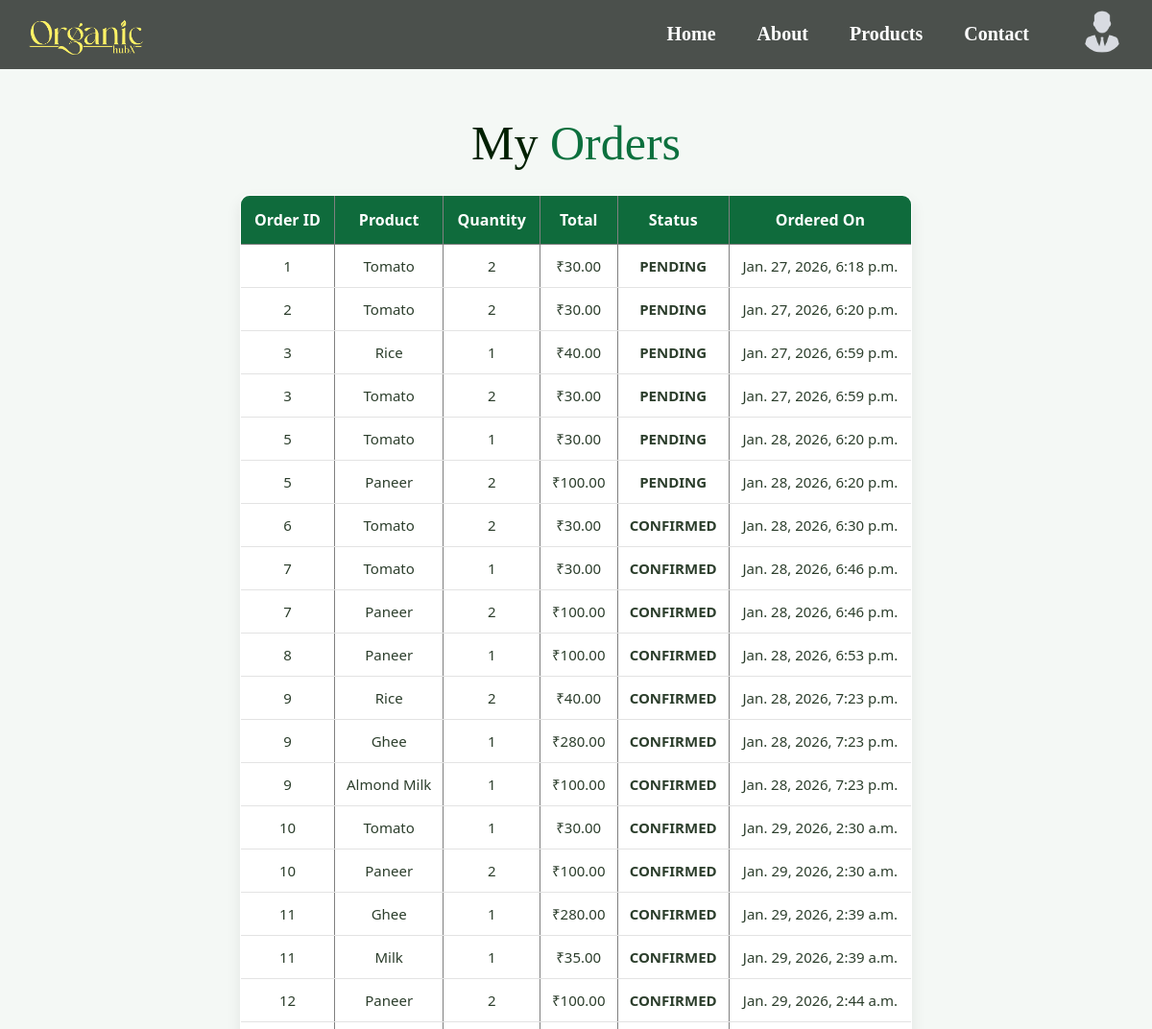
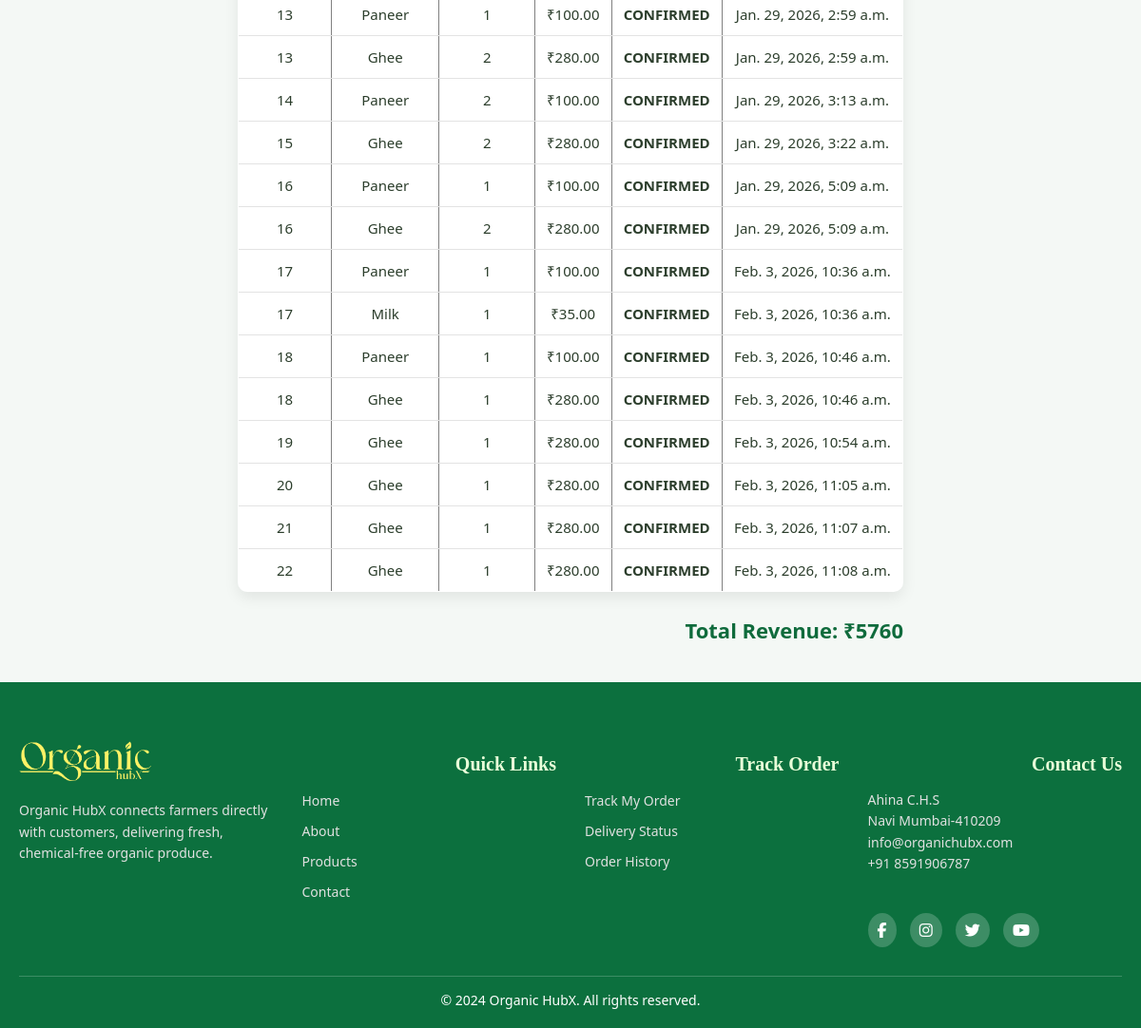
/farmer/orders/ (signed in), run on the app's committed database (2 pictures, top to bottom).
### website/models.py (models this page shows, shortened)
class OrderItem(models.Model):
    order = models.ForeignKey(Order, related_name='items', on_delete=models.CASCADE)
    product = models.ForeignKey('Product', on_delete=models.CASCADE)
    qty = models.PositiveIntegerField()
    price = models.DecimalField(max_digits=10, decimal_places=2)
    farmer = models.ForeignKey(User, on_delete=models.CASCADE)

class Order(models.Model):
    STATUS_CHOICES = (
        ('PENDING', 'Pending'),
        ('CONFIRMED', 'Confirmed'),
        ('DELIVERED', 'Delivered'),
    )
    order_id = models.CharField(
        max_length=20,
        unique=True,
        editable=False,
        default=generate_order_id
    )
    user = models.ForeignKey(User, on_delete=models.CASCADE)
    total_amount = models.DecimalField(max_digits=10, decimal_places=2, default=0)
    status = models.CharField(max_length=20, choices=STATUS_CHOICES, default='PENDING')
    payment_method = models.CharField(max_length=50, blank=True)
    created_at = models.DateTimeField(default=timezone.now)
    is_paid = models.BooleanField(default=False)

class Product(models.Model):
    farmer = models.ForeignKey(User, on_delete=models.CASCADE)
    category = models.ForeignKey(Category, on_delete=models.CASCADE,null=True,blank=True)
    name = models.CharField(max_length=100)
    description = models.TextField()
    price = models.DecimalField(max_digits=10, decimal_places=2)
    quantity = models.PositiveIntegerField()
    UNIT_CHOICES = [
        ('kg', 'Kilogram'),
        ('g', 'Gram'),
        ('l', 'Liter'),
        ('ml', 'Milliliter'),
        ('pcs', 'Pieces'),
    ]
    unit = models.CharField(
        max_length=10,
        choices=UNIT_CHOICES,
        default='kg'
    )
    image = models.ImageField(upload_to='products/')
    created_at = models.DateTimeField(auto_now_add=True)

### website/views.py (the view)
# urls.py: path('farmer/orders/', views.farmer_orders, name='farmer_orders'),
@login_required
def farmer_orders(request):
    farmer = request.user
    order_items = OrderItem.objects.filter(farmer=farmer)
    total_revenue = order_items.aggregate(
        total=Sum(F('price') * F('qty'))
    )['total'] or 0
    return render(request, 'website/farmer_orders.html', {
        'order_items': order_items,
        'total_revenue': total_revenue
    })

### website/templates/website/farmer_orders.html (shortened to what this page needs)
{% load static %}
<!DOCTYPE html>
<html>
<head>
<link rel="stylesheet" href="{% static 'website/css/style.css' %}">
    <link rel="stylesheet" href="https://cdnjs.cloudflare.com/ajax/libs/font-awesome/6.5.0/css/all.min.css">
</head>
<body>
    <header>
        <div class="container">
            <div class="header-wrap">
                <div class="logo">
                    <a href="{% url 'home' %}">
                        <img src="{% static 'website/images/Yellow_logo.png' %}" alt="Organic HubX" width="120">
                    </a>
                </div>
                <nav class="menu">
                    <ul class="nav-links">
                        <li><a href="{% url 'home' %}">Home</a></li>
                        <li><a href="{% url 'about' %}">About</a></li>
                        <li><a href="{% url 'products' %}">Products</a></li>
                        <li><a href="{% url 'contact' %}">Contact</a></li>
                    </ul>
                    {% if user.is_authenticated %}
                    <div class="profile-icon" onclick="toggleSidebar()">
                        <img src="{% static 'website/images/profile.png' %}" alt="Profile">
                    </div>
                    {% endif %}
                </nav>
            </div>
        </div>
    </header>
<div class="orders-container">
{% block content %}
<h2>My <span>Orders</span></h2>
<table border="1" cellpadding="10">
    <tr>
        <th>Order ID</th>
        <th>Product</th>
        <th>Quantity</th>
        <th>Total</th>
        <th>Status</th>
        <th>Ordered On</th>
    </tr>
    {% for item in order_items %}
    <tr>
        <td>{{ item.order.id }}</td>
        <td>{{ item.product.name }}</td>
        <td>{{ item.qty }}</td>
        <td>₹{{ item.price }}</td>
        <td>{{ item.order.status }}</td>
        <td>{{ item.order.created_at }}</td>
    </tr>
    {% empty %}
    <tr>
        <td colspan="6">No orders received yet</td>
    </tr>
    {% endfor %}
</table>
<h4>Total Revenue: ₹{{ total_revenue }}</h4>
{% endblock %}
</div>
<footer class="main-footer">
    <div class="footer-container">
        <div class="footer-box">
            <img src="{% static 'website/images/Yellow_logo.png' %}" class="footer-logo">
            <p>
                Organic HubX connects farmers directly with customers,
                delivering fresh, chemical-free organic produce.
            </p>
        </div>
        <div class="footer-box">
            <h4>Quick Links</h4>
            <ul>
                <li><a href="{% url 'home' %}">Home</a></li>
                <li><a href="{% url 'about' %}">About</a></li>
                <li><a href="{% url 'products' %}">Products</a></li>
                <li><a href="{% url 'contact' %}">Contact</a></li>
            </ul>
        </div>
        <div class="footer-box">
            <h4>Track Order</h4>
            <ul>
                <li><a href="{% url 'track_order' %}">Track My Order</a></li>
                <li><a href="#">Delivery Status</a></li>
                <li><a href="#">Order History</a></li>
            </ul>
        </div>
        <div class="footer-box">
            <h4>Contact Us</h4>
            <p>Ahina C.H.S </p>
            <p>Navi Mumbai-410209</p>
            <p>info@organichubx.com</p>
            <p>+91 8591906787</p>
            <div class="socials">
                <i class="fab fa-facebook-f"></i>
                <i class="fab fa-instagram"></i>
                <i class="fab fa-twitter"></i>
                <i class="fab fa-youtube"></i>
            </div>
        </div>
    </div>
    <div class="footer-bottom">
        <p>© 2024 Organic HubX. All rights reserved.</p>
    </div>
</footer>
{% if request.user.is_authenticated %}
        {% include "website/sidebar_profile.html" %}
{% endif %}
</body>
</html>

### website/static/website/css/style.css (style rules this page uses)
* { margin: 0; padding: 0; box-sizing: border-box; }
.container { width: 100%; padding: 0 30px; background-color: rgba(10, 16, 12, 0.72); position: fixed; top: 0; left: 0; z-index: 100; }
.header-wrap { display: flex; align-items: center; justify-content: space-between; padding: 10px 0; }
.menu { display: flex; align-items: center; gap: 20px; }
.nav-links { display: flex; align-items: center; }
.nav-links li { list-style: none; margin-left: 15px; }
.menu ul li a { color: white; text-decoration: none; font-family: Henotica; font-weight: bold; font-size: 20px; padding: 6px 14px; border-radius: 20px; transition: transform 0.3s ease, text-decoration 0.3s ease; }
.profile-icon img { width: 44px; height: 44px; border-radius: 50%; cursor: pointer; margin-left: 20px; }
.main-footer { background: #0c703e; color: #fff; padding: 50px 20px 20px; }
.footer-container { max-width: 1200px; margin: auto; display: grid; grid-template-columns: repeat(auto-fit, minmax(220px, 1fr)); gap: 30px; }
.footer-box h4 { margin-bottom: 15px; font-size: 20px; font-family:Henotica; color: #e8ffd9; }
.footer-box p { font-size: 14px; line-height: 1.6; color: #e1e1e1; }
.footer-logo { width: 140px; margin-bottom: 15px; }
.footer-box ul { list-style: none; }
.footer-box ul li { margin-bottom: 10px; }
.footer-box ul li a { color: #e1e1e1; text-decoration: none; font-size: 14px; transition: 0.3s; }
.socials { margin-top: 40px; }
.socials i { background: rgba(255,255,255,0.2); padding: 10px; border-radius: 50%; margin-right: 10px; cursor: pointer; }
.footer-bottom { text-align: center; border-top: 1px solid rgba(255,255,255,0.2); margin-top: 30px; padding-top: 15px; font-size: 14px; }
.orders-container { max-width: 700px; margin: 40px auto; }
.orders-container h2 { margin-top: 120px; font-family: Mogilte; text-align: center; font-weight:lighter; font-size: 50px; color:rgb(1, 32, 1); }
.orders-container span { color:#0c703e; }

### website/templates/website/farmer_orders.html (style rules this page uses)
* { margin: 0; padding: 0; box-sizing: border-box; }
body { font-family: "Segoe UI", Arial, sans-serif; background: #f4f8f5; color: #2c3e2c; }
h2 { text-align: center; margin-bottom: 25px; color: #050404; font-family: Mogilte; font-weight:lighter; font-size: 50px; }
span { color: green; }
table { width: 100%; border-collapse: collapse; background: #ffffff; border-radius: 10px; overflow: hidden; box-shadow: 0 6px 15px rgba(0, 0, 0, 0.08); }
th { background: #0f6b3c; color: #ffffff; padding: 14px; text-align: center; font-weight: 600; }
td { padding: 12px; text-align: center; border-bottom: 1px solid #e3e3e3; font-size: 15px; }
h4 { margin-top: 25px; text-align: right; font-size: 22px; color: #0f6b3c; }
td:nth-child(5) { font-weight: bold; }

### data on the page
OrderItem: order.id "1", product.name "Tomato", qty "2", price "30.00", order.status "PENDING", order.created_at "Jan. 27, 2026, 6:18 p.m."
OrderItem: order.id "2", product.name "Tomato", qty "2", price "30.00", order.status "PENDING", order.created_at "Jan. 27, 2026, 6:20 p.m."
OrderItem: order.id "3", product.name "Rice", qty "1", price "40.00", order.status "PENDING", order.created_at "Jan. 27, 2026, 6:59 p.m."
OrderItem: order.id "3", product.name "Tomato", qty "2", price "30.00", order.status "PENDING", order.created_at "Jan. 27, 2026, 6:59 p.m."
OrderItem: order.id "5", product.name "Tomato", qty "1", price "30.00", order.status "PENDING", order.created_at "Jan. 28, 2026, 6:20 p.m."
OrderItem: order.id "5", product.name "Paneer", qty "2", price "100.00", order.status "PENDING", order.created_at "Jan. 28, 2026, 6:20 p.m."
OrderItem: order.id "6", product.name "Tomato", qty "2", price "30.00", order.status "CONFIRMED", order.created_at "Jan. 28, 2026, 6:30 p.m."
OrderItem: order.id "7", product.name "Tomato", qty "1", price "30.00", order.status "CONFIRMED", order.created_at "Jan. 28, 2026, 6:46 p.m."
OrderItem: order.id "7", product.name "Paneer", qty "2", price "100.00", order.status "CONFIRMED", order.created_at "Jan. 28, 2026, 6:46 p.m."
OrderItem: order.id "8", product.name "Paneer", qty "1", price "100.00", order.status "CONFIRMED", order.created_at "Jan. 28, 2026, 6:53 p.m."
OrderItem: order.id "9", product.name "Rice", qty "2", price "40.00", order.status "CONFIRMED", order.created_at "Jan. 28, 2026, 7:23 p.m."
OrderItem: order.id "9", product.name "Ghee", qty "1", price "280.00", order.status "CONFIRMED", order.created_at "Jan. 28, 2026, 7:23 p.m."
OrderItem: order.id "9", product.name "Almond Milk", qty "1", price "100.00", order.status "CONFIRMED", order.created_at "Jan. 28, 2026, 7:23 p.m."
OrderItem: order.id "10", product.name "Tomato", qty "1", price "30.00", order.status "CONFIRMED", order.created_at "Jan. 29, 2026, 2:30 a.m."
OrderItem: order.id "10", product.name "Paneer", qty "2", price "100.00", order.status "CONFIRMED", order.created_at "Jan. 29, 2026, 2:30 a.m."
OrderItem: order.id "11", product.name "Ghee", qty "1", price "280.00", order.status "CONFIRMED", order.created_at "Jan. 29, 2026, 2:39 a.m."
OrderItem: order.id "11", product.name "Milk", qty "1", price "35.00", order.status "CONFIRMED", order.created_at "Jan. 29, 2026, 2:39 a.m."
OrderItem: order.id "12", product.name "Paneer", qty "2", price "100.00", order.status "CONFIRMED", order.created_at "Jan. 29, 2026, 2:44 a.m."
OrderItem: order.id "13", product.name "Paneer", qty "1", price "100.00", order.status "CONFIRMED", order.created_at "Jan. 29, 2026, 2:59 a.m."
OrderItem: order.id "13", product.name "Ghee", qty "2", price "280.00", order.status "CONFIRMED", order.created_at "Jan. 29, 2026, 2:59 a.m."
OrderItem: order.id "14", product.name "Paneer", qty "2", price "100.00", order.status "CONFIRMED", order.created_at "Jan. 29, 2026, 3:13 a.m."
OrderItem: order.id "15", product.name "Ghee", qty "2", price "280.00", order.status "CONFIRMED", order.created_at "Jan. 29, 2026, 3:22 a.m."
OrderItem: order.id "16", product.name "Paneer", qty "1", price "100.00", order.status "CONFIRMED", order.created_at "Jan. 29, 2026, 5:09 a.m."
OrderItem: order.id "16", product.name "Ghee", qty "2", price "280.00", order.status "CONFIRMED", order.created_at "Jan. 29, 2026, 5:09 a.m."
OrderItem: order.id "17", product.name "Paneer", qty "1", price "100.00", order.status "CONFIRMED", order.created_at "Feb. 3, 2026, 10:36 a.m."
OrderItem: order.id "17", product.name "Milk", qty "1", price "35.00", order.status "CONFIRMED", order.created_at "Feb. 3, 2026, 10:36 a.m."
OrderItem: order.id "18", product.name "Paneer", qty "1", price "100.00", order.status "CONFIRMED", order.created_at "Feb. 3, 2026, 10:46 a.m."
OrderItem: order.id "18", product.name "Ghee", qty "1", price "280.00", order.status "CONFIRMED", order.created_at "Feb. 3, 2026, 10:46 a.m."
OrderItem: order.id "19", product.name "Ghee", qty "1", price "280.00", order.status "CONFIRMED", order.created_at "Feb. 3, 2026, 10:54 a.m."
OrderItem: order.id "20", product.name "Ghee", qty "1", price "280.00", order.status "CONFIRMED", order.created_at "Feb. 3, 2026, 11:05 a.m."
OrderItem: order.id "21", product.name "Ghee", qty "1", price "280.00", order.status "CONFIRMED", order.created_at "Feb. 3, 2026, 11:07 a.m."
OrderItem: order.id "22", product.name "Ghee", qty "1", price "280.00", order.status "CONFIRMED", order.created_at "Feb. 3, 2026, 11:08 a.m."

### other printed values
{{ total_revenue }} "5760"
